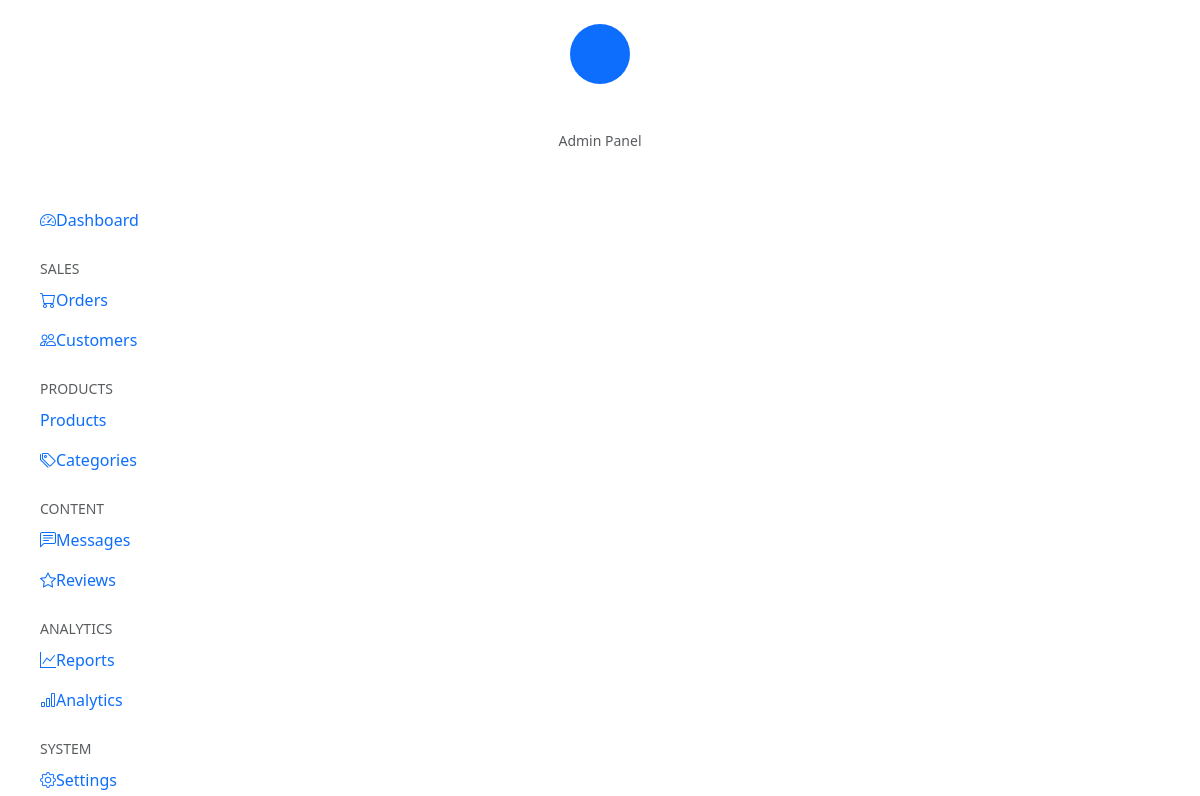
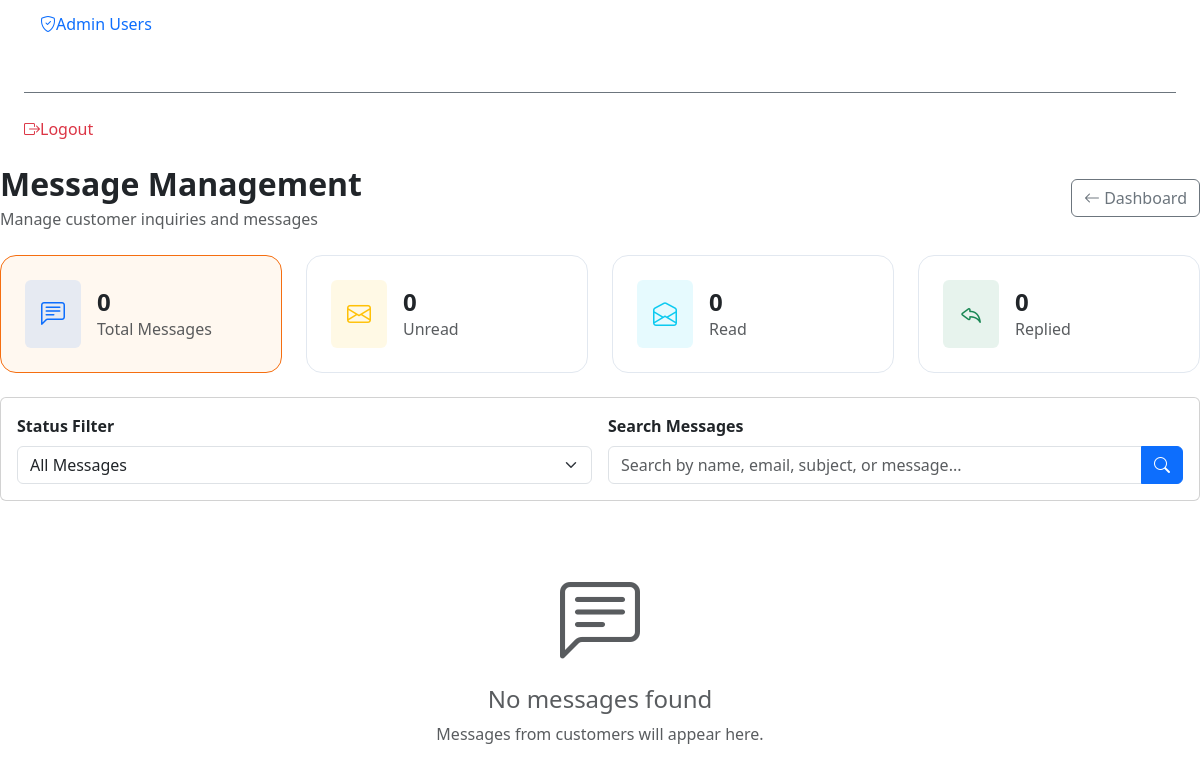
/admin/messages.php (signed in), run on an earlier commit of the app's database (2 pictures, top to bottom).
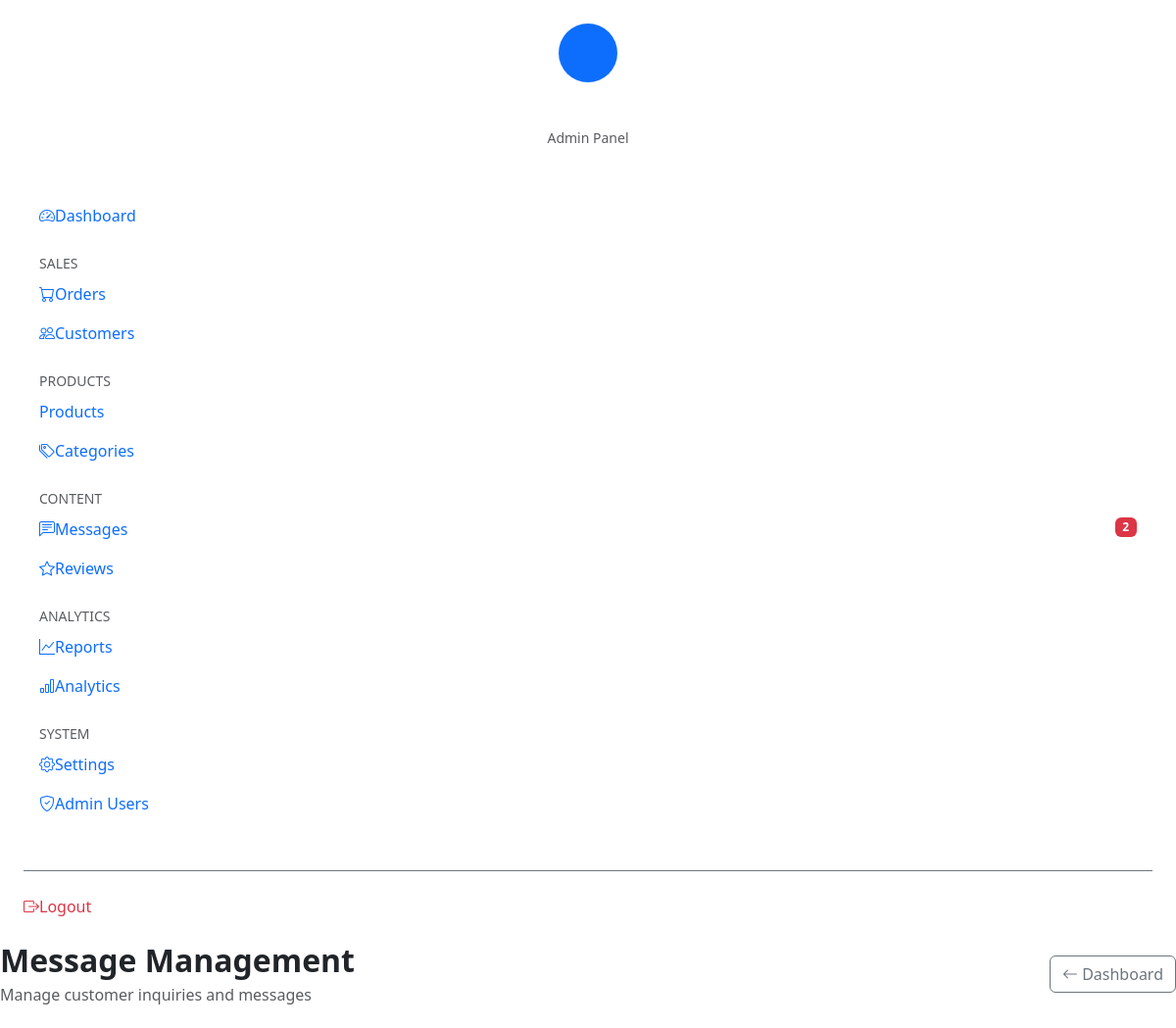
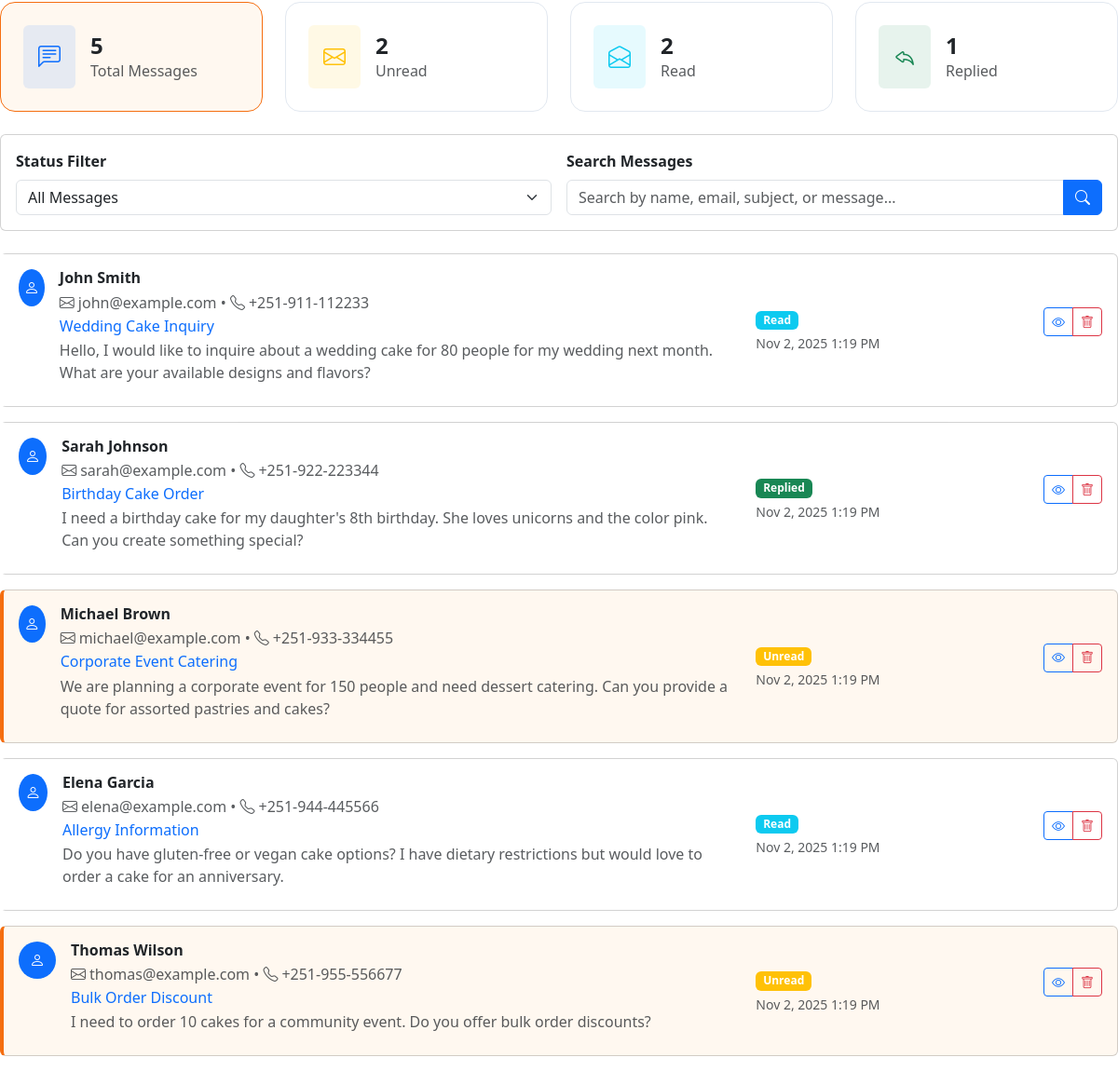
And on a later commit of the database (2 pictures, top to bottom).
### tables this page shows
CREATE TABLE contact_messages (
    id INT PRIMARY KEY AUTO_INCREMENT,
    name VARCHAR(255) NOT NULL,
    email VARCHAR(255) NOT NULL,
    phone VARCHAR(20),
    subject VARCHAR(255),
    message TEXT NOT NULL,
    status ENUM('unread', 'read', 'replied') DEFAULT 'unread',
    admin_notes TEXT,
    created_at TIMESTAMP DEFAULT CURRENT_TIMESTAMP,
    updated_at TIMESTAMP DEFAULT CURRENT_TIMESTAMP ON UPDATE CURRENT_TIMESTAMP
);

### admin/messages.php (the view, shortened to what this page needs)
<?php
require_once 'config.php';
$status_filter = $_GET['status'] ?? 'all';
$search_term = $_GET['search'] ?? '';
$query = "SELECT * FROM contact_messages WHERE 1=1";
$query .= " ORDER BY created_at DESC";
$stmt = $conn->prepare($query);
$stmt->execute();
$messages = $stmt->get_result()->fetch_all(MYSQLI_ASSOC);
$total_messages = $conn->query("SELECT COUNT(*) as count FROM contact_messages")->fetch_assoc()['count'];
$unread_messages = $conn->query("SELECT COUNT(*) as count FROM contact_messages WHERE status = 'unread'")->fetch_assoc()['count'];
$read_messages = $conn->query("SELECT COUNT(*) as count FROM contact_messages WHERE status = 'read'")->fetch_assoc()['count'];
$replied_messages = $conn->query("SELECT COUNT(*) as count FROM contact_messages WHERE status = 'replied'")->fetch_assoc()['count'];
?>
<!DOCTYPE html>
<html lang="en">
<head>
    <link href="https://cdn.jsdelivr.net/npm/bootstrap@5.3.0/dist/css/bootstrap.min.css" rel="stylesheet">
    <link href="https://cdn.jsdelivr.net/npm/bootstrap-icons@1.10.0/font/bootstrap-icons.css" rel="stylesheet">
</head>
<body>
    <?php include 'sidebar.php'; ?>
    <div class="main-content" id="mainContent">
        <div class="d-flex justify-content-between align-items-center mb-4">
            <div>
                <h2 class="fw-bold mb-1">Message Management</h2>
                <p class="text-muted mb-0">Manage customer inquiries and messages</p>
            </div>
            <a href="dashboard.php" class="btn btn-outline-secondary">
                <i class="bi bi-arrow-left"></i> Dashboard
            </a>
        </div>
        <div class="row g-4 mb-4">
            <div class="col-xl-3 col-md-6">
                <div class="stat-card <?= $status_filter === 'all' ? 'active' : '' ?>"
                     onclick="window.location.href='messages.php'">
                    <div class="d-flex align-items-center">
                        <div class="bg-primary bg-opacity-10 rounded p-3 me-3">
                            <i class="bi bi-chat-left-text text-primary fs-4"></i>
                        </div>
                        <div>
                            <h4 class="mb-0 fw-bold"><?= $total_messages ?></h4>
                            <span class="text-muted">Total Messages</span>
                        </div>
                    </div>
                </div>
            </div>
            <div class="col-xl-3 col-md-6">
                <div class="stat-card <?= $status_filter === 'unread' ? 'active' : '' ?>"
                     onclick="window.location.href='messages.php?status=unread'">
                    <div class="d-flex align-items-center">
                        <div class="bg-warning bg-opacity-10 rounded p-3 me-3">
                            <i class="bi bi-envelope text-warning fs-4"></i>
                        </div>
                        <div>
                            <h4 class="mb-0 fw-bold"><?= $unread_messages ?></h4>
                            <span class="text-muted">Unread</span>
                        </div>
                    </div>
                </div>
            </div>
            <div class="col-xl-3 col-md-6">
                <div class="stat-card <?= $status_filter === 'read' ? 'active' : '' ?>"
                     onclick="window.location.href='messages.php?status=read'">
                    <div class="d-flex align-items-center">
                        <div class="bg-info bg-opacity-10 rounded p-3 me-3">
                            <i class="bi bi-envelope-open text-info fs-4"></i>
                        </div>
                        <div>
                            <h4 class="mb-0 fw-bold"><?= $read_messages ?></h4>
                            <span class="text-muted">Read</span>
                        </div>
                    </div>
                </div>
            </div>
            <div class="col-xl-3 col-md-6">
                <div class="stat-card <?= $status_filter === 'replied' ? 'active' : '' ?>"
                     onclick="window.location.href='messages.php?status=replied'">
                    <div class="d-flex align-items-center">
                        <div class="bg-success bg-opacity-10 rounded p-3 me-3">
                            <i class="bi bi-reply text-success fs-4"></i>
                        </div>
                        <div>
                            <h4 class="mb-0 fw-bold"><?= $replied_messages ?></h4>
                            <span class="text-muted">Replied</span>
                        </div>
                    </div>
                </div>
            </div>
        </div>
        <div class="card mb-4">
            <div class="card-body">
                <form method="GET" class="row g-3">
                    <div class="col-md-6">
                        <label class="form-label fw-semibold">Status Filter</label>
                        <select name="status" class="form-select" onchange="this.form.submit()">
                            <option value="all" <?= $status_filter === 'all' ? 'selected' : '' ?>>All Messages</option>
                        </select>
                    </div>
                    <div class="col-md-6">
                        <label class="form-label fw-semibold">Search Messages</label>
                        <div class="input-group">
                            <input type="text" name="search" class="form-control"
                                   placeholder="Search by name, email, subject, or message..."
                                   value="<?= htmlspecialchars($search_term) ?>">
                            <button type="submit" class="btn btn-primary">
                                <i class="bi bi-search"></i>
                            </button>
                        </div>
                    </div>
                </form>
            </div>
        </div>
        <div class="row">
            <?php foreach ($messages as $message): ?>
            <div class="col-12 mb-3">
                <div class="card message-card <?= $message['status'] === 'unread' ? 'unread' : '' ?>">
                    <div class="card-body">
                        <div class="row align-items-center">
                            <div class="col-md-8">
                                <div class="d-flex align-items-start mb-2">
                                    <div class="bg-primary rounded-circle d-flex align-items-center justify-content-center text-white me-3"
                                         style="width: 40px; height: 40px;">
                                        <i class="bi bi-person"></i>
                                    </div>
                                    <div>
                                        <h6 class="mb-1 fw-bold"><?= htmlspecialchars($message['name']) ?></h6>
                                        <p class="text-muted mb-1">
                                            <i class="bi bi-envelope me-1"></i><?= htmlspecialchars($message['email']) ?>
                                            <?php if ($message['phone']): ?>
                                            • <i class="bi bi-telephone me-1"></i><?= htmlspecialchars($message['phone']) ?>
                                            <?php endif; ?>
                                        </p>
                                        <?php if ($message['subject']): ?>
                                        <h6 class="text-primary mb-1"><?= htmlspecialchars($message['subject']) ?></h6>
                                        <?php endif; ?>
                                        <p class="text-muted message-preview mb-0">
                                            <?= htmlspecialchars(mb_strimwidth($message['message'], 0, 150, '...')) ?>
                                        </p>
                                    </div>
                                </div>
                            </div>
                            <div class="col-md-4">
                                <div class="d-flex justify-content-between align-items-start">
                                    <div>
                                        <span class="badge bg-<?=
                                            $message['status'] === 'unread' ? 'warning' :
                                            ($message['status'] === 'replied' ? 'success' : 'info')
                                        ?>">
                                            <?= ucfirst($message['status']) ?>
                                        </span>
                                        <div class="text-muted small mt-1">
                                            <?= date('M j, Y g:i A', strtotime($message['created_at'])) ?>
                                        </div>
                                    </div>
                                    <div class="btn-group">
                                        <button class="btn btn-sm btn-outline-primary"
                                                data-bs-toggle="modal"
                                                data-bs-target="#messageModal"
                                                onclick="viewMessage(<?= htmlspecialchars(json_encode($message)) ?>)">
                                            <i class="bi bi-eye"></i>
                                        </button>
                                        <a href="?delete_id=<?= $message['id'] ?>"
                                           class="btn btn-sm btn-outline-danger"
                                           onclick="return confirm('Are you sure you want to delete this message?')">
                                            <i class="bi bi-trash"></i>
                                        </a>
                                    </div>
                                </div>
                            </div>
                        </div>
                    </div>
                </div>
            </div>
            <?php endforeach; ?>
        </div>
        <?php if (empty($messages)): ?>
        <div class="text-center py-5">
            <i class="bi bi-chat-left-text display-1 text-muted"></i>
            <h4 class="mt-3 text-muted">No messages found</h4>
            <p class="text-muted">
                <?= empty($search_term) && $status_filter === 'all' ? 'Messages from customers will appear here.' : 'No messages match your current filters.' ?>
            </p>
        </div>
        <?php endif; ?>
    </div>
</body>
</html>

### admin/sidebar.php (shortened to what this page needs)
<div class="sidebar" id="sidebar">
    <div class="p-4">
        <div class="text-center mb-5">
            <div class="bg-primary rounded-circle d-flex align-items-center justify-content-center mx-auto mb-3"
                 style="width: 60px; height: 60px;">
            </div>
            <h5 class="text-white mb-1">Marsilase Pastry</h5>
            <small class="text-muted">Admin Panel</small>
        </div>
        <ul class="nav flex-column">
            <li class="nav-item">
                <a class="nav-link <?= basename($_SERVER['PHP_SELF']) == 'dashboard.php' ? 'active' : '' ?>" href="dashboard.php">
                    <i class="bi bi-speedometer2"></i>Dashboard
                </a>
            </li>
            <li class="nav-item mt-3">
                <small class="text-muted px-3">SALES</small>
            </li>
            <li class="nav-item">
                <a class="nav-link <?= basename($_SERVER['PHP_SELF']) == 'orders.php' ? 'active' : '' ?>" href="orders.php">
                    <i class="bi bi-cart"></i>Orders
                </a>
            </li>
            <li class="nav-item">
                <a class="nav-link <?= basename($_SERVER['PHP_SELF']) == 'customers.php' ? 'active' : '' ?>" href="customers.php">
                    <i class="bi bi-people"></i>Customers
                </a>
            </li>
            <li class="nav-item mt-3">
                <small class="text-muted px-3">PRODUCTS</small>
            </li>
            <li class="nav-item">
                <a class="nav-link <?= basename($_SERVER['PHP_SELF']) == 'products.php' ? 'active' : '' ?>" href="products.php">
                    <i class="bi bi-cake"></i>Products
                </a>
            </li>
            <li class="nav-item">
                <a class="nav-link <?= basename($_SERVER['PHP_SELF']) == 'categories.php' ? 'active' : '' ?>" href="categories.php">
                    <i class="bi bi-tags"></i>Categories
                </a>
            </li>
            <li class="nav-item mt-3">
                <small class="text-muted px-3">CONTENT</small>
            </li>
            <li class="nav-item">
                <a class="nav-link <?= basename($_SERVER['PHP_SELF']) == 'messages.php' ? 'active' : '' ?>" href="messages.php">
                    <i class="bi bi-chat-left-text"></i>Messages
                    <?php if (isset($unread_messages) && $unread_messages > 0): ?>
                        <span class="badge bg-danger float-end"><?= $unread_messages ?></span>
                    <?php endif; ?>
                </a>
            </li>
            <li class="nav-item">
                <a class="nav-link <?= basename($_SERVER['PHP_SELF']) == 'reviews.php' ? 'active' : '' ?>" href="reviews.php">
                    <i class="bi bi-star"></i>Reviews
                </a>
            </li>
            <li class="nav-item mt-3">
                <small class="text-muted px-3">ANALYTICS</small>
            </li>
            <li class="nav-item">
                <a class="nav-link <?= basename($_SERVER['PHP_SELF']) == 'reports.php' ? 'active' : '' ?>" href="reports.php">
                    <i class="bi bi-graph-up"></i>Reports
                </a>
            </li>
            <li class="nav-item">
                <a class="nav-link <?= basename($_SERVER['PHP_SELF']) == 'analytics.php' ? 'active' : '' ?>" href="analytics.php">
                    <i class="bi bi-bar-chart"></i>Analytics
                </a>
            </li>
            <li class="nav-item mt-3">
                <small class="text-muted px-3">SYSTEM</small>
            </li>
            <li class="nav-item">
                <a class="nav-link <?= basename($_SERVER['PHP_SELF']) == 'settings.php' ? 'active' : '' ?>" href="settings.php">
                    <i class="bi bi-gear"></i>Settings
                </a>
            </li>
            <li class="nav-item">
                <a class="nav-link <?= basename($_SERVER['PHP_SELF']) == 'admin-users.php' ? 'active' : '' ?>" href="admin-users.php">
                    <i class="bi bi-shield-check"></i>Admin Users
                </a>
            </li>
        </ul>
        <div class="mt-5 pt-4 border-top border-secondary">
            <a class="nav-link text-danger" href="logout.php">
                <i class="bi bi-box-arrow-right"></i>Logout
            </a>
        </div>
    </div>
</div>

### admin/messages.php (style rules this page uses)
.message-card { transition: all 0.3s; border-left: 4px solid transparent; }
.message-card.unread { border-left-color: #f56e10; background-color: #fff8f0; }
.message-preview { display: -webkit-box; -webkit-line-clamp: 2; -webkit-box-orient: vertical; overflow: hidden; }
.stat-card { background: white; border-radius: 1rem; padding: 1.5rem; border: 1px solid #e2e8f0; cursor: pointer; transition: all 0.3s; }
.stat-card.active { border-color: #f56e10; background-color: #fff8f0; }

What changed in the data, as far as the page shows it:
added contact_messages: name "John Smith", email "john@example.com", phone "+251-911-112233", subject "Wedding Cake Inquiry", message "Hello, I would like to inquire about a wedding cake for 80 people for my wedding next month. What are your available designs and flavors?", status "Read", created_at "Nov 2, 2025 1:19 PM"
added contact_messages: name "Sarah Johnson", email "sarah@example.com", phone "+251-922-223344", subject "Birthday Cake Order", message "I need a birthday cake for my daughter's 8th birthday. She loves unicorns and the color pink. Can you create something special?", status "Replied", created_at "Nov 2, 2025 1:19 PM"
added contact_messages: name "Michael Brown", email "michael@example.com", phone "+251-933-334455", subject "Corporate Event Catering", message "We are planning a corporate event for 150 people and need dessert catering. Can you provide a quote for assorted pastries and cakes?", status "Unread", created_at "Nov 2, 2025 1:19 PM"
added contact_messages: name "Elena Garcia", email "elena@example.com", phone "+251-944-445566", subject "Allergy Information", message "Do you have gluten-free or vegan cake options? I have dietary restrictions but would love to order a cake for an anniversary.", status "Read", created_at "Nov 2, 2025 1:19 PM"
added contact_messages: name "Thomas Wilson", email "thomas@example.com", phone "+251-955-556677", subject "Bulk Order Discount", message "I need to order 10 cakes for a community event. Do you offer bulk order discounts?", status "Unread", created_at "Nov 2, 2025 1:19 PM"
Also different on the page:
$unread_messages: (not shown) → "2"
$total_messages: "0" → "5"
$unread_messages: "0" → "2"
$read_messages: "0" → "2"
$replied_messages: "0" → "1"
text no longer shown: "No messages found Messages from customers will appear here."
